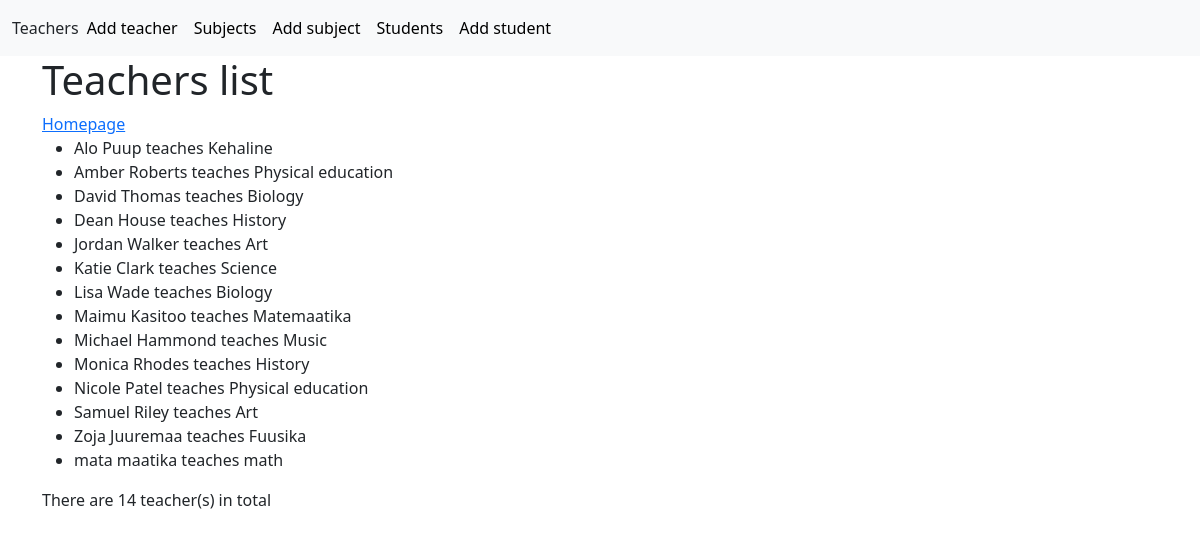
The app's page /first_app/teacher_list/ with its own data.
### first_app/models.py (models this page shows)
class Teacher(models.Model):  # kui topelt kirj.teachers siis tuleb tabelisse teacherss
    name = models.CharField(max_length=100)
    """ kommentaari saab kirjutada nii """
    subject = models.CharField(max_length=100)

### first_app/views.py (the view)
# urls.py: path('teacher_list/', views.TeacherListView.as_view(), name= 'teacher_list'),
class TeacherListView(ListView):
    model = Teacher
    queryset = Teacher.objects.order_by('name')  # nime jargi sorteeritud, result ordered by name
    context_object_name = 'teachers'  # default object_list is now students

### first_app/templates/first_app/teacher_list.html
{% extends 'base.html' %}
{% block content %}
	<h1>Teachers list</h1>
    <a href="{% url 'first_app:home' %}">Homepage</a>
    <ul>
    {% for teacher in object_list %}
        <li>
            {{ teacher.name }} <h>teaches</h> {{ teacher.subject }}
        </li>
    {% endfor %}
    </ul>
        <p>There are {{ object_list.count }} teacher(s) in total</p>
{% endblock content %}

### records on screen
Teacher: name "Alo Puup", subject "Kehaline"
Teacher: name "Amber Roberts", subject "Physical education"
Teacher: name "David Thomas", subject "Biology"
Teacher: name "Dean House", subject "History"
Teacher: name "Jordan Walker", subject "Art"
Teacher: name "Katie Clark", subject "Science"
Teacher: name "Lisa Wade", subject "Biology"
Teacher: name "Maimu Kasitoo", subject "Matemaatika"
Teacher: name "Michael Hammond", subject "Music"
Teacher: name "Monica Rhodes", subject "History"
Teacher: name "Nicole Patel", subject "Physical education"
Teacher: name "Samuel Riley", subject "Art"
Teacher: name "Zoja Juuremaa", subject "Fuusika"
Teacher: name "mata maatika", subject "math"

### other values on screen
{{ object_list.count }} "14"
